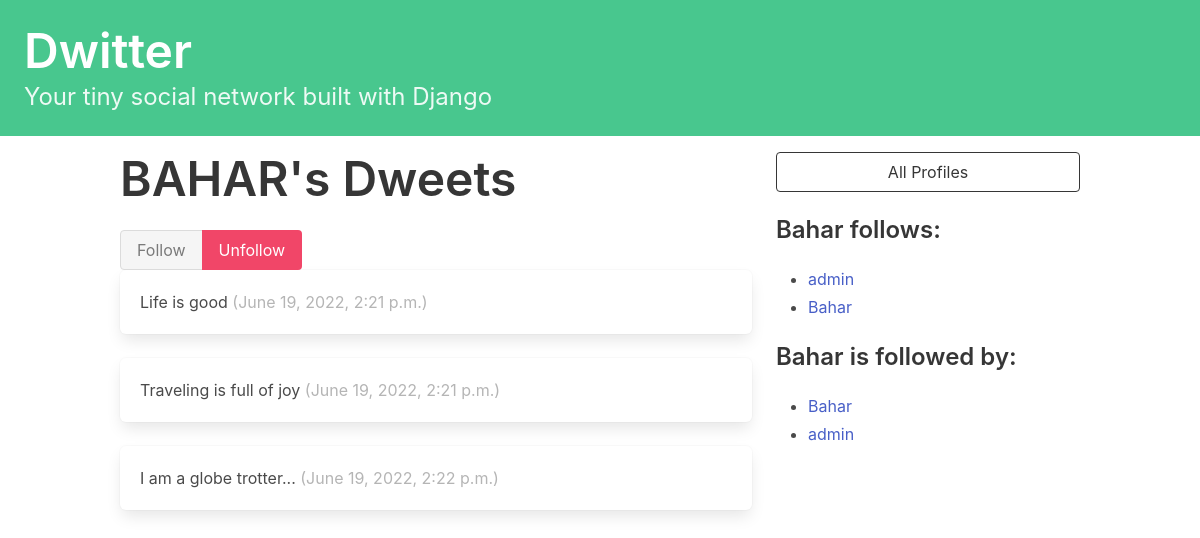
The app's page /profile/2/ (signed in) with its own data.
### dwitter/models.py (models this page shows, shortened)
class Profile(models.Model):
    user = models.OneToOneField(User, on_delete=models.CASCADE, related_name='profile')
    follows = models.ManyToManyField("self", related_name='followed_by',
                    symmetrical=False, blank=True)
    def __str__(self):
        return self.user.username

class Dweet(models.Model):
    user = models.ForeignKey(User, on_delete=models.CASCADE, related_name='dweets')
    body = models.CharField(max_length=140)
    created_at = models.DateTimeField(auto_now_add=True)

### dwitter/views.py (the view, shortened to what this page needs)
# urls.py: path('profile/<int:pk>/', profile, name='profile'),
def profile(request, pk):
    if not hasattr(request.user, 'profile'):
        missing_profile = Profile(user=request.user)
        missing_profile.save()
    profile = Profile.objects.get(pk=pk)
    return render(request, 'dwitter/profile.html', {'profile': profile})

### templates/dwitter/profile.html (shortened to what this page needs)
{% extends 'base.html' %}
{% block content %}
<div class="column">
    <div class="block">
    <h1 class="title is-1">
        {{profile.user.username|upper}}'s Dweets
    </h1>
    </div>
    <form method="post">
        <div class="buttons has-addons">
        {% if profile in user.profile.follows.all %}
            <button class="button is-success is-static">Follow</button>
            <button class="button is-danger" name="follow" value="unfollow">
                Unfollow
            </button>
        {% else %}
            <button class="button is-success" name="follow" value="follow">
                Follow
            </button>
            <button class="button is-danger is-static">Unfollow</button>
        {% endif %}
    </form>
    </div>
    <div class="content">
        {% for dweet in profile.user.dweets.all %}
            <div class="box">
                {{ dweet.body }}
                <span class="is-small has-text-grey-light">
                    ({{ dweet.created_at }})
                </span>
            </div>
        {% endfor %}
    </div>
</div>
<div class="column is-one-third">
    <div class="block">
        <a href="{% url 'dwitter:profile_list' %}">
            <button class="button is-dark is-outlined is-fullwidth">
                All Profiles
            </button>
        </a>
    </div>
    <div class="block">
        <h3 class="title is-4">
            {{profile.user.username}} follows:
        </h3>
        <div class="content">
            <ul>
            {% for following in profile.follows.all %}
                <li>
                    <a href="{% url 'dwitter:profile' following.id %}">
                        {{ following }}
                    </a>
                </li>
            {% endfor %}
            </ul>
        </div>
    </div>
    <div class="block">
        <h3 class="title is-4">
            {{profile.user.username}} is followed by:
        </h3>
        <div class="content">
            <ul>
            {% for follower in profile.followed_by.all %}
                <li>
                    <a href="{% url 'dwitter:profile' follower.id %}">
                        {{ follower }}
                    </a>
                </li>
            {% endfor %}
            </ul>
        </div>
    </div>
</div>
{% endblock content %}

### records on screen
Profile: user.username "BAHAR", user.username "Bahar"
Dweet: body "Life is good", created_at "June 19, 2022, 2:21 p.m."
Dweet: body "Traveling is full of joy", created_at "June 19, 2022, 2:21 p.m."
Dweet: body "I am a globe trotter...", created_at "June 19, 2022, 2:22 p.m."
Profile: user.username "admin"
